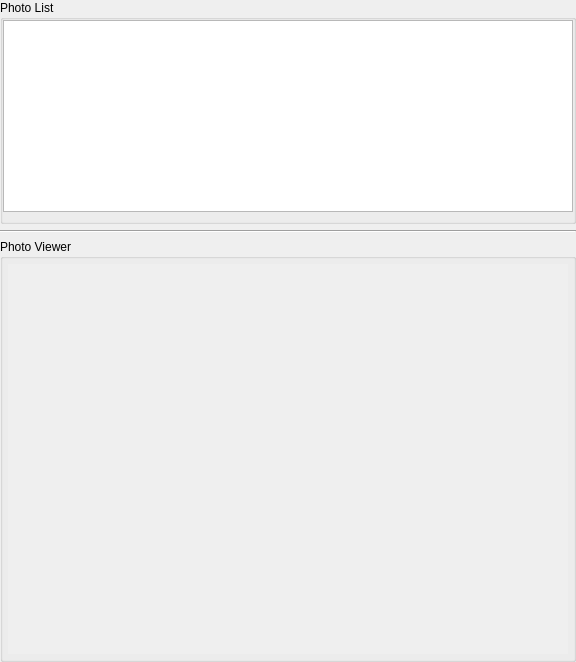
<?xml version="1.0" encoding="UTF-8"?>
<ui version="4.0">
 <class>KeyPairPhotosTab</class>
 <widget class="QWidget" name="KeyPairPhotosTab">
  <property name="geometry">
   <rect>
    <x>0</x>
    <y>0</y>
    <width>576</width>
    <height>662</height>
   </rect>
  </property>
  <property name="windowTitle">
   <string>Form</string>
  </property>
  <layout class="QHBoxLayout" name="horizontalLayout">
   <property name="leftMargin">
    <number>0</number>
   </property>
   <property name="topMargin">
    <number>0</number>
   </property>
   <property name="rightMargin">
    <number>0</number>
   </property>
   <property name="bottomMargin">
    <number>0</number>
   </property>
   <item>
    <layout class="QVBoxLayout" name="verticalLayout">
     <item>
      <widget class="QGroupBox" name="listGroupBox">
       <property name="sizePolicy">
        <sizepolicy hsizetype="Expanding" vsizetype="Preferred">
         <horstretch>0</horstretch>
         <verstretch>0</verstretch>
        </sizepolicy>
       </property>
       <property name="title">
        <string>Photo List</string>
       </property>
       <layout class="QVBoxLayout" name="verticalLayout_2">
        <property name="leftMargin">
         <number>0</number>
        </property>
        <property name="topMargin">
         <number>0</number>
        </property>
        <property name="rightMargin">
         <number>0</number>
        </property>
        <item>
         <widget class="QTableWidget" name="tableWidget">
          <property name="sizePolicy">
           <sizepolicy hsizetype="Expanding" vsizetype="Preferred">
            <horstretch>0</horstretch>
            <verstretch>0</verstretch>
           </sizepolicy>
          </property>
          <property name="editTriggers">
           <set>QAbstractItemView::EditTrigger::NoEditTriggers</set>
          </property>
          <property name="alternatingRowColors">
           <bool>true</bool>
          </property>
          <property name="selectionMode">
           <enum>QAbstractItemView::SelectionMode::SingleSelection</enum>
          </property>
          <property name="selectionBehavior">
           <enum>QAbstractItemView::SelectionBehavior::SelectRows</enum>
          </property>
          <attribute name="horizontalHeaderStretchLastSection">
           <bool>true</bool>
          </attribute>
          <attribute name="verticalHeaderStretchLastSection">
           <bool>false</bool>
          </attribute>
         </widget>
        </item>
       </layout>
      </widget>
     </item>
     <item>
      <widget class="Line" name="line">
       <property name="orientation">
        <enum>Qt::Orientation::Horizontal</enum>
       </property>
      </widget>
     </item>
     <item>
      <widget class="QGroupBox" name="viewerGroupBox">
       <property name="sizePolicy">
        <sizepolicy hsizetype="Expanding" vsizetype="Expanding">
         <horstretch>0</horstretch>
         <verstretch>0</verstretch>
        </sizepolicy>
       </property>
       <property name="title">
        <string>Photo Viewer</string>
       </property>
       <layout class="QVBoxLayout" name="verticalLayout_3">
        <property name="leftMargin">
         <number>5</number>
        </property>
        <property name="topMargin">
         <number>5</number>
        </property>
        <property name="rightMargin">
         <number>5</number>
        </property>
        <property name="bottomMargin">
         <number>5</number>
        </property>
        <item>
         <widget class="QLabel" name="photoLabel">
          <property name="sizePolicy">
           <sizepolicy hsizetype="Expanding" vsizetype="Expanding">
            <horstretch>0</horstretch>
            <verstretch>0</verstretch>
           </sizepolicy>
          </property>
          <property name="autoFillBackground">
           <bool>true</bool>
          </property>
          <property name="text">
           <string/>
          </property>
         </widget>
        </item>
       </layout>
      </widget>
     </item>
    </layout>
   </item>
  </layout>
 </widget>
 <resources/>
 <connections/>
</ui>
